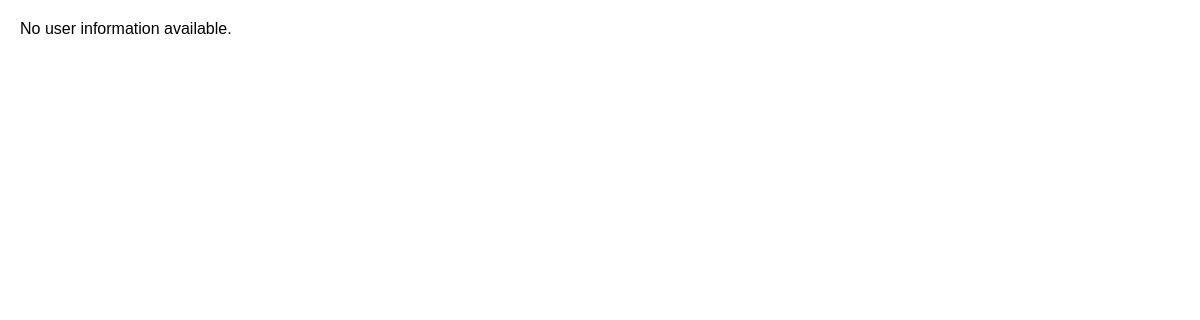
The page /help/use/ on the database as committed earlier.
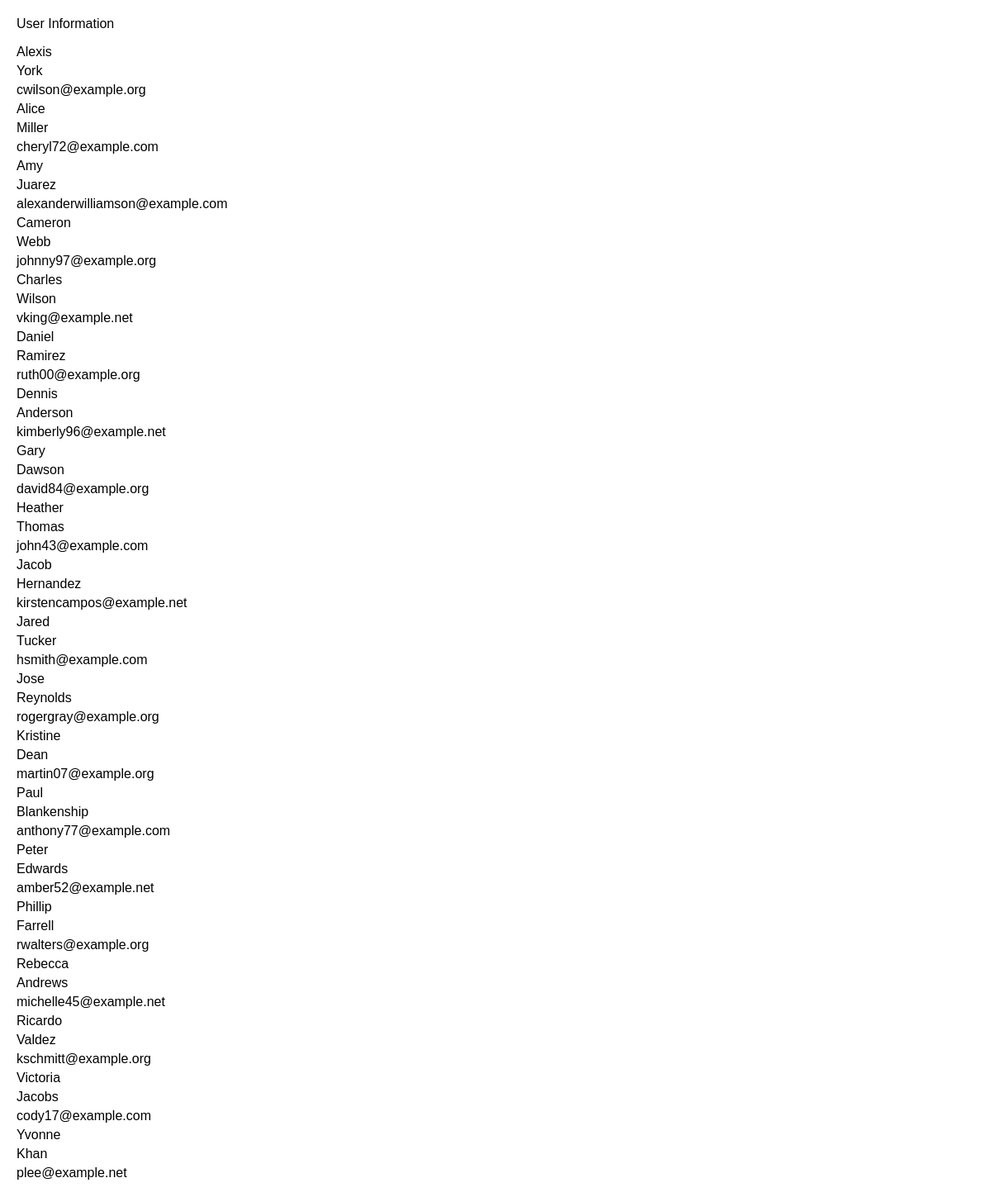
The same page on the database as committed later.
### second_app/models.py (models this page shows, shortened)
class user(models.Model):
    First_Name=models.CharField(max_length=264,unique=True)
    Last_Name=models.CharField(max_length=264,unique=True)
    Email=models.EmailField(max_length=264,unique=True)

### second_app/views.py (the view)
def use(request):
    user_dict={'user_tab':user.objects.order_by('First_Name')}
    return render(request,'second_app/user.html',context=user_dict)

### templates/second_app/user.html (shortened to what this page needs)
<!DOCTYPE html>
<html lang="en">
    <head>
    </head>
    <body>
        <div>
          {% if user_tab %}
            <p>User Information</p>
            <ul>
                {% for user in user_tab %}
                <li>{{user.First_Name}}</li>
                <li>{{user.Last_Name}}</li>
                <li>{{user.Email}}</li>
                {% endfor %}
            </ul>
            {% else %}
            <p>No user information available.</p>
          {% endif %}
        </div>
    </body>
</html>

### templates/second_app/user.html (style rules this page uses)
body { font-family: Arial, sans-serif; margin: 20px; }
ul { list-style-type: none; padding: 0; }
li { margin-bottom: 5px; }

Rows that differ between the two databases and show on the page:
added user: First_Name "Alexis", Last_Name "York", Email "cwilson@example.org"
added user: First_Name "Alice", Last_Name "Miller", Email "cheryl72@example.com"
added user: First_Name "Amy", Last_Name "Juarez", Email "alexanderwilliamson@example.com"
added user: First_Name "Cameron", Last_Name "Webb", Email "johnny97@example.org"
added user: First_Name "Charles", Last_Name "Wilson", Email "vking@example.net"
added user: First_Name "Daniel", Last_Name "Ramirez", Email "ruth00@example.org"
added user: First_Name "Dennis", Last_Name "Anderson", Email "kimberly96@example.net"
added user: First_Name "Gary", Last_Name "Dawson", Email "david84@example.org"
added user: First_Name "Heather", Last_Name "Thomas", Email "john43@example.com"
added user: First_Name "Jacob", Last_Name "Hernandez", Email "kirstencampos@example.net"
added user: First_Name "Jared", Last_Name "Tucker", Email "hsmith@example.com"
added user: First_Name "Jose", Last_Name "Reynolds", Email "rogergray@example.org"
added user: First_Name "Kristine", Last_Name "Dean", Email "martin07@example.org"
added user: First_Name "Paul", Last_Name "Blankenship", Email "anthony77@example.com"
added user: First_Name "Peter", Last_Name "Edwards", Email "amber52@example.net"
added user: First_Name "Phillip", Last_Name "Farrell", Email "rwalters@example.org"
added user: First_Name "Rebecca", Last_Name "Andrews", Email "michelle45@example.net"
added user: First_Name "Ricardo", Last_Name "Valdez", Email "kschmitt@example.org"
added user: First_Name "Victoria", Last_Name "Jacobs", Email "cody17@example.com"
added user: First_Name "Yvonne", Last_Name "Khan", Email "plee@example.net"
Other text that changed with them:
text no longer shown: "No user information available."
text now shown: "User Information"
